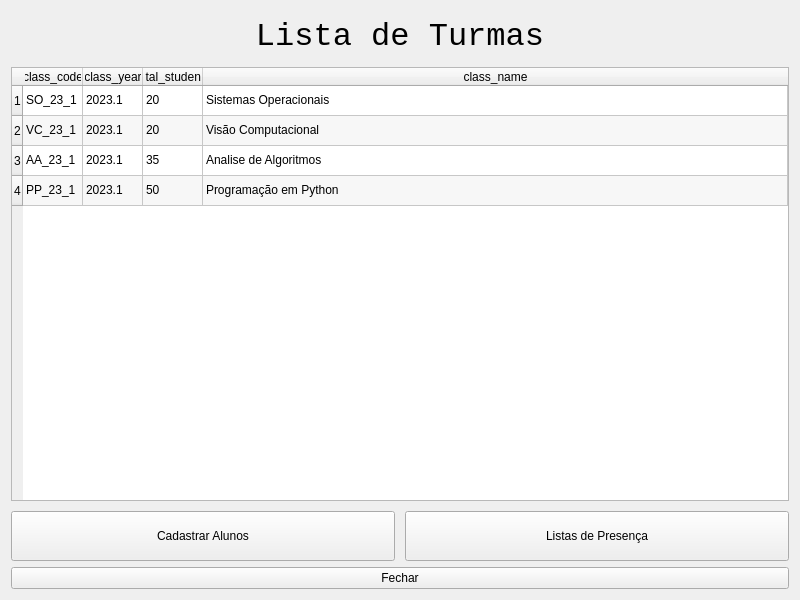
<?xml version="1.0" encoding="UTF-8"?>
<ui version="4.0">
 <class>CourseList_qW</class>
 <widget class="QWidget" name="CourseList_qW">
  <property name="geometry">
   <rect>
    <x>0</x>
    <y>0</y>
    <width>800</width>
    <height>600</height>
   </rect>
  </property>
  <property name="minimumSize">
   <size>
    <width>800</width>
    <height>600</height>
   </size>
  </property>
  <property name="windowTitle">
   <string>4Safety</string>
  </property>
  <layout class="QGridLayout" name="gridLayout">
   <item row="0" column="0">
    <layout class="QGridLayout" name="CourseList_qGL">
     <item row="0" column="0">
      <widget class="QLabel" name="title_qL">
       <property name="maximumSize">
        <size>
         <width>16777215</width>
         <height>50</height>
        </size>
       </property>
       <property name="font">
        <font>
         <family>Consolas</family>
         <pointsize>24</pointsize>
        </font>
       </property>
       <property name="text">
        <string>Lista de Turmas</string>
       </property>
       <property name="alignment">
        <set>Qt::AlignCenter</set>
       </property>
      </widget>
     </item>
     <item row="6" column="0">
      <layout class="QGridLayout" name="Gallery_qGL">
       <property name="spacing">
        <number>10</number>
       </property>
       <item row="3" column="0">
        <widget class="QPushButton" name="manage_students_qPB">
         <property name="minimumSize">
          <size>
           <width>0</width>
           <height>50</height>
          </size>
         </property>
         <property name="text">
          <string>Cadastrar Alunos</string>
         </property>
        </widget>
       </item>
       <item row="3" column="1">
        <widget class="QPushButton" name="manage_attendance_qPB">
         <property name="minimumSize">
          <size>
           <width>0</width>
           <height>50</height>
          </size>
         </property>
         <property name="text">
          <string>Listas de Presença</string>
         </property>
        </widget>
       </item>
       <item row="0" column="0" rowspan="3" colspan="2">
        <widget class="QTableWidget" name="course_qTW">
         <property name="minimumSize">
          <size>
           <width>300</width>
           <height>300</height>
          </size>
         </property>
         <property name="maximumSize">
          <size>
           <width>16777215</width>
           <height>16777215</height>
          </size>
         </property>
         <property name="sizeAdjustPolicy">
          <enum>QAbstractScrollArea::AdjustToContents</enum>
         </property>
         <property name="alternatingRowColors">
          <bool>true</bool>
         </property>
         <property name="selectionMode">
          <enum>QAbstractItemView::SingleSelection</enum>
         </property>
         <property name="selectionBehavior">
          <enum>QAbstractItemView::SelectRows</enum>
         </property>
         <property name="showGrid">
          <bool>true</bool>
         </property>
         <property name="gridStyle">
          <enum>Qt::SolidLine</enum>
         </property>
         <property name="sortingEnabled">
          <bool>true</bool>
         </property>
         <property name="wordWrap">
          <bool>false</bool>
         </property>
         <property name="cornerButtonEnabled">
          <bool>false</bool>
         </property>
         <property name="rowCount">
          <number>4</number>
         </property>
         <property name="columnCount">
          <number>4</number>
         </property>
         <attribute name="horizontalHeaderVisible">
          <bool>true</bool>
         </attribute>
         <attribute name="horizontalHeaderCascadingSectionResizes">
          <bool>false</bool>
         </attribute>
         <attribute name="horizontalHeaderMinimumSectionSize">
          <number>60</number>
         </attribute>
         <attribute name="horizontalHeaderDefaultSectionSize">
          <number>60</number>
         </attribute>
         <attribute name="horizontalHeaderShowSortIndicator" stdset="0">
          <bool>true</bool>
         </attribute>
         <attribute name="horizontalHeaderStretchLastSection">
          <bool>true</bool>
         </attribute>
         <attribute name="verticalHeaderVisible">
          <bool>true</bool>
         </attribute>
         <attribute name="verticalHeaderCascadingSectionResizes">
          <bool>false</bool>
         </attribute>
         <attribute name="verticalHeaderStretchLastSection">
          <bool>false</bool>
         </attribute>
         <row>
          <property name="text">
           <string>1</string>
          </property>
         </row>
         <row>
          <property name="text">
           <string>2</string>
          </property>
         </row>
         <row>
          <property name="text">
           <string>3</string>
          </property>
         </row>
         <row>
          <property name="text">
           <string>4</string>
          </property>
         </row>
         <column>
          <property name="text">
           <string>class_code</string>
          </property>
         </column>
         <column>
          <property name="text">
           <string>class_year</string>
          </property>
         </column>
         <column>
          <property name="text">
           <string>total_students</string>
          </property>
         </column>
         <column>
          <property name="text">
           <string>class_name</string>
          </property>
         </column>
         <item row="0" column="0">
          <property name="text">
           <string>SO_23_1</string>
          </property>
         </item>
         <item row="0" column="1">
          <property name="text">
           <string>2023.1</string>
          </property>
         </item>
         <item row="0" column="2">
          <property name="text">
           <string>20</string>
          </property>
         </item>
         <item row="0" column="3">
          <property name="text">
           <string>Sistemas Operacionais</string>
          </property>
         </item>
         <item row="1" column="0">
          <property name="text">
           <string>VC_23_1</string>
          </property>
         </item>
         <item row="1" column="1">
          <property name="text">
           <string>2023.1</string>
          </property>
         </item>
         <item row="1" column="2">
          <property name="text">
           <string>20</string>
          </property>
         </item>
         <item row="1" column="3">
          <property name="text">
           <string>Visão Computacional</string>
          </property>
         </item>
         <item row="2" column="0">
          <property name="text">
           <string>AA_23_1</string>
          </property>
         </item>
         <item row="2" column="1">
          <property name="text">
           <string>2023.1</string>
          </property>
         </item>
         <item row="2" column="2">
          <property name="text">
           <string>35</string>
          </property>
         </item>
         <item row="2" column="3">
          <property name="text">
           <string>Analise de Algoritmos</string>
          </property>
         </item>
         <item row="3" column="0">
          <property name="text">
           <string>PP_23_1</string>
          </property>
         </item>
         <item row="3" column="1">
          <property name="text">
           <string>2023.1</string>
          </property>
         </item>
         <item row="3" column="2">
          <property name="text">
           <string>50</string>
          </property>
         </item>
         <item row="3" column="3">
          <property name="text">
           <string>Programação em Python</string>
          </property>
         </item>
        </widget>
       </item>
      </layout>
     </item>
    </layout>
   </item>
   <item row="1" column="0">
    <widget class="QPushButton" name="close_qPB">
     <property name="text">
      <string>Fechar</string>
     </property>
    </widget>
   </item>
  </layout>
 </widget>
 <tabstops>
  <tabstop>close_qPB</tabstop>
 </tabstops>
 <resources/>
 <connections/>
</ui>
